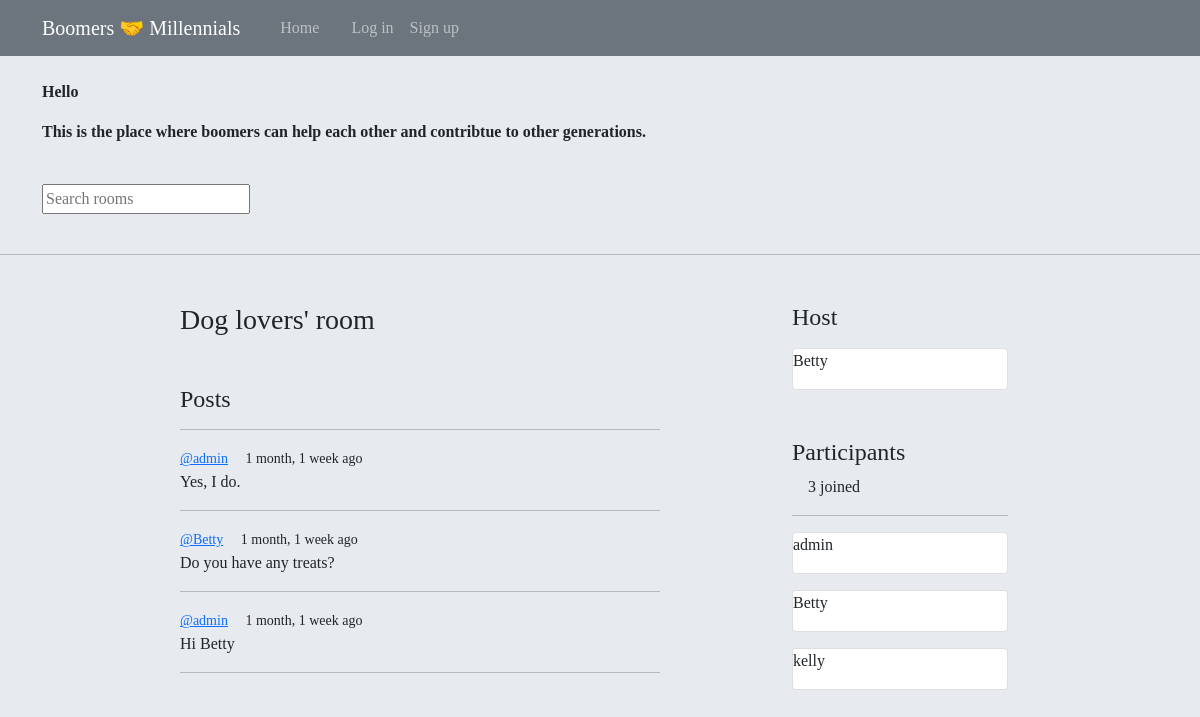
/room/5/, run on the app's committed database.
### app/models.py (models this page shows, shortened)
class Room(models.Model):
    host = models.ForeignKey(User, on_delete=models.SET_NULL, null=True)
    topic = models.ForeignKey(Topic, on_delete=models.SET_NULL, null=True)
    name = models.CharField(max_length=200)
    description = models.TextField(null=True, blank=True)
    participants = models.ManyToManyField(
        User, related_name='participants', blank=True)
    updated = models.DateTimeField(auto_now=True)
    created = models.DateTimeField(auto_now_add=True)
    class Meta:
       ordering = ['-updated', '-created']

class Message(models.Model):
    user = models.ForeignKey(User, on_delete=models.CASCADE)
    room = models.ForeignKey(Room, on_delete=models.CASCADE)
    body = models.TextField()
    updated = models.DateTimeField(auto_now=True)
    created = models.DateTimeField(auto_now_add=True)
    class Meta:
        ordering = ['-updated', '-created']

### app/views.py (the view, shortened to what this page needs)
# urls.py: path('room/<str:pk>/', views.room, name="room"),
def room(request,pk):
    room = Room.objects.filter(id=pk).first()
    room_messages = room.message_set.all().order_by('-created')
    participants = room.participants.all()
    context = {'room': room, 'room_messages': room_messages,'participants': participants}
    return render(request, 'app/room.html',context)

### app/templates/app/room.html (shortened to what this page needs)
{% extends 'main.html' %}
{% load static %}
{% block content %}
<div class = "room-container my-5">
    <div></div>
    <div>
        <h3>{{room.name}}</h3>
        <div class ="comment-wapper my-5">
            <h4>Posts</h4>
            <hr>
            {% for message in room_messages %}
                <div>
                    <small><a href= "{% url 'user-profile' message.user.profile.id %}">@{{ message.user }}</a>  &emsp;{{ message.created|timesince }} ago </small>
                    <p> {{ message.body }} </p>
                    <hr>
                </div>
            {% endfor %}
        </div>
    </div>
    <div></div>
    <div>
        <div class ="container">
            <h4>Host</h4>
            <div class="card my-3">
            <p>{{room.host}}</p>
            </div>
        </div>
        <div class="container my-5">
        <h4>Participants  </h4>
        &emsp;{{participants.count}} joined
        <hr>
        {% for user in participants %}
        <div>
            <div class="card my-3">
                <p>{{ user.username }}</p>
            </div>
        </div>
        {% endfor %}
        </div>
    </div>
    <div></div>
</div>
{% endblock content %}

### static/styles/main.css (style rules this page uses)
* { font-family:Tahoma; }
body { background-color:rgb(231, 234, 238); }

### app/templates/app/room.html (style rules this page uses)
.room-container { display: grid; grid-template-columns: 1.5fr 4fr 1fr 2fr 1.5fr; }

### data on the page
Room: name "Dog lovers' room", host "Betty"
Message: user "admin", created "1 month, 1 week", body "Yes, I do."
Message: user "Betty", created "1 month, 1 week", body "Do you have any treats?"
Message: user "admin", created "1 month, 1 week", body "Hi Betty"

### other printed values
{{ participants.count }} "3"
{{ user.username }} "admin"
{{ user.username }} "Betty"
{{ user.username }} "kelly"
